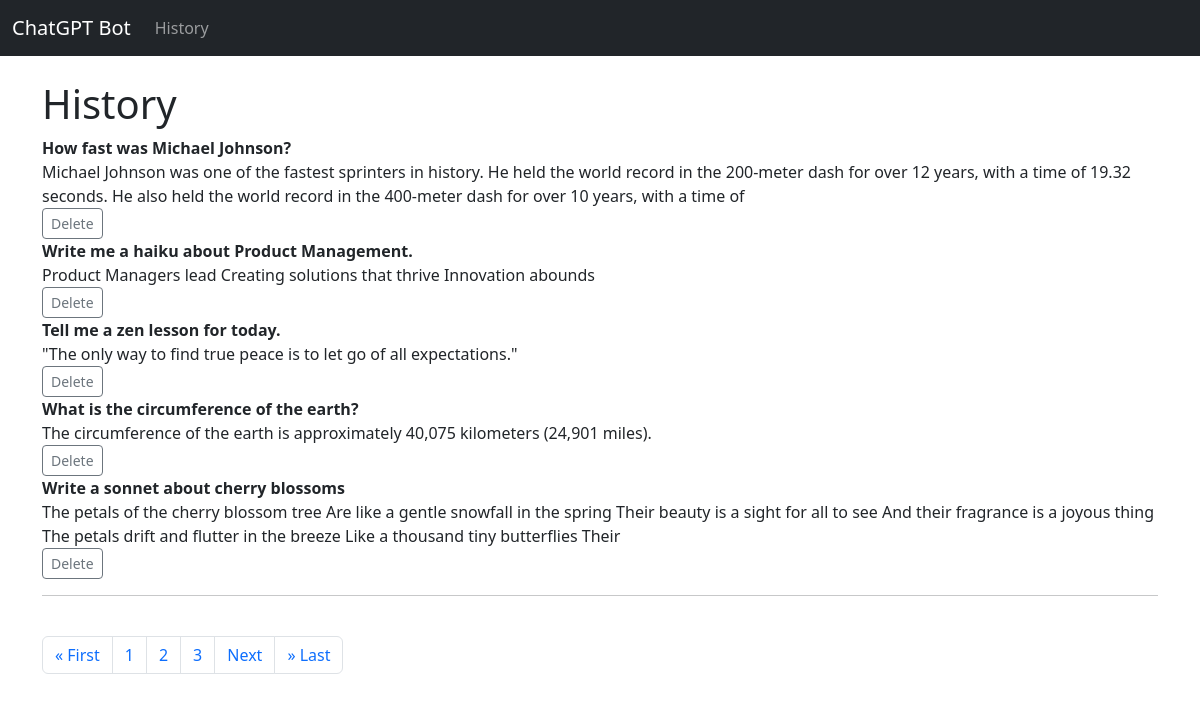
The app's page /past/ with its own data.
### chatbot/models.py (models this page shows, shortened)
class Past(models.Model):
	question = models.CharField(max_length=250)
	answer = models.TextField(max_length=5000)

### chatbot/views.py (the view)
# urls.py: path('past/', views.past, name="past"),
def past(request):
	p = Paginator(Past.objects.all(), 5)
	page = request.GET.get('page')
	pages = p.get_page(page)
	past = Past.objects.all()
	nums = "a" * pages.paginator.num_pages
	return render(request, 'past.html', {"past":past, "pages":pages, "nums":nums})

### chatbot/templates/past.html (shortened to what this page needs)
{% extends 'base.html' %}
{% block content %}
<h1>History</h1>
{% if past %}
	{% for thing in pages %}
	<strong>{{thing.question }}</strong><br/>
	{{thing.answer}}<br/>
	<a href="{% url 'delete_past' thing.id %}" class="btn btn-outline-secondary btn-sm">Delete</a>
	<br/>
	{% endfor %}
{% endif %}
<hr><br/></hr>
<nav aria-label="Page navigation example">
  <ul class="pagination">
  	<li class="page-item"><a class="page-link" href="?page=1">&laquo; First</a></li>
   	 {% for i in nums %}
   	 <li class="page-item"><a class="page-link" href="?page={{forloop.counter}}">{{forloop.counter}}</a></li>
   	 {% endfor %}
    {% if pages.has_next %}
	    <li class="page-item"><a class="page-link" href="?page={{pages.next_page_number}}">Next</a></li>
	    <li class="page-item"><a class="page-link" href="?page={{pages.paginator.num_pages}}">&raquo; Last</a></li>
    {% endif %}
  </ul>
</nav>
<br/><br/>
{% endblock %}

### chatbot/templates/base.html (shortened to what this page needs)
<!doctype html>
<html lang="en">
  <head>
    <link href="https://cdn.jsdelivr.net/npm/bootstrap@5.3.0-alpha1/dist/css/bootstrap.min.css" rel="stylesheet">
  </head>
  <body>
    {% include 'navbar.html' %}
    <div class="container">
      <br/>
      {% block content %}
      {% endblock %}
    </div>
  </body>
</html>

### chatbot/templates/navbar.html (shortened to what this page needs)
<nav class="navbar navbar-dark navbar-expand-lg bg-dark">
  <div class="container-fluid">
    <a class="navbar-brand" href="{% url 'home' %}">ChatGPT Bot</a>
    <div class="collapse navbar-collapse" id="navbarSupportedContent">
      <ul class="navbar-nav me-auto mb-2 mb-lg-0">
        <li class="nav-item">
          <a class="nav-link" href="{% url 'past' %}">History</a>
        </li>
      </ul>
    </div>
  </div>
</nav>

### records on screen
Past: question "How fast was Michael Johnson?", answer "Michael Johnson was one of the fastest sprinters in history. He held the world record in the 200-meter dash for over 12 years, with a time of 19.32 seconds. He also held the world record in the 400-meter dash for over 10 years, with a time of"
Past: question "Write me a haiku about Product Management.", answer "Product Managers lead Creating solutions that thrive Innovation abounds"
Past: question "Tell me a zen lesson for today.", answer "\"The only way to find true peace is to let go of all expectations.\""
Past: question "What is the circumference of the earth?", answer "The circumference of the earth is approximately 40,075 kilometers (24,901 miles)."
Past: question "Write a sonnet about cherry blossoms", answer "The petals of the cherry blossom tree Are like a gentle snowfall in the spring Their beauty is a sight for all to see And their fragrance is a joyous thing The petals drift and flutter in the breeze Like a thousand tiny butterflies Their"
